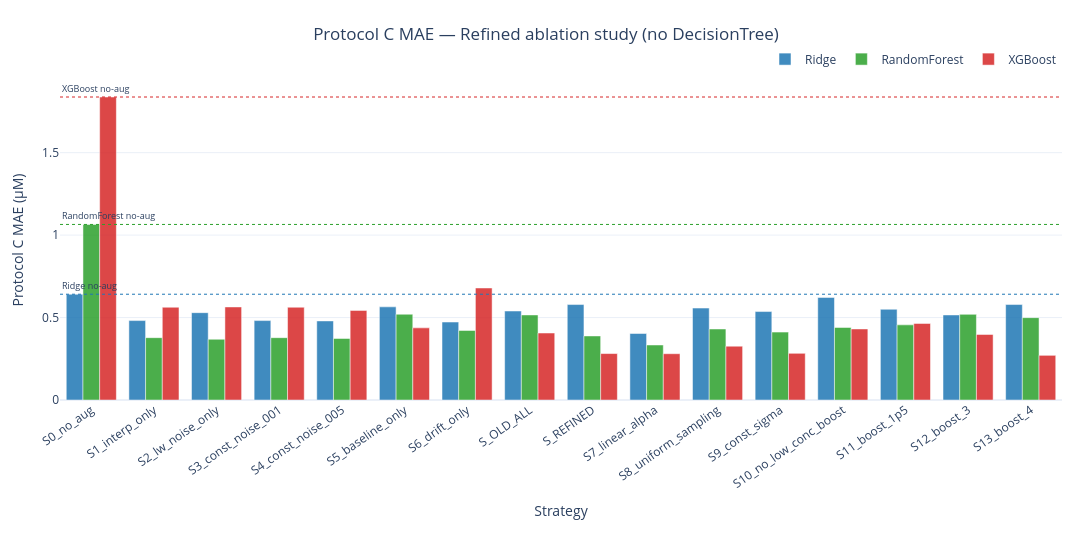

The notebook cell saved with this chart:
### Code cell
# Protocol C MAE bar chart
model_colors = {'Ridge': '#1f77b4', 'RandomForest': '#2ca02c', 'XGBoost': '#d62728'}

bar_fig = go.Figure()
for mn in ABLATION_MODELS:
    rows = (ablation_df[ablation_df['Model'] == mn]
            .set_index('Strategy').reindex(strategy_order).reset_index())
    bar_fig.add_trace(go.Bar(
        x=rows['Strategy'], y=rows['ProtC_MAE'],
        name=mn, marker_color=model_colors[mn], opacity=0.85,
        hovertemplate=f'{mn}<br>%{{x}}<br>MAE=%{{y:.4f}}<extra></extra>'))

# No-aug reference lines
for mn in ABLATION_MODELS:
    noaug_mae = ablation_df[
        (ablation_df['Strategy'] == 'S0_no_aug') &
        (ablation_df['Model'] == mn)]['ProtC_MAE'].iloc[0]
    bar_fig.add_hline(y=noaug_mae,
                      line=dict(color=model_colors[mn], dash='dot', width=1.0),
                      annotation_text=f'{mn} no-aug', annotation_position='top left',
                      annotation_font_size=9)

bar_fig.update_layout(
    barmode='group', height=560, width=1400, template=PLOTLY_TEMPLATE,
    title=dict(text='Protocol C MAE — Refined ablation study (no DecisionTree)',
               x=0.5, xanchor='center'),
    xaxis_title='Strategy', yaxis_title='Protocol C MAE (µM)',
    legend=dict(orientation='h', yanchor='bottom', y=1.02, xanchor='right', x=1.0),
    margin=dict(l=60, r=30, t=80, b=160))
bar_fig.update_xaxes(tickangle=-35)
bar_fig.show()

### Figure 1 — Plotly figure (JSON) as saved in the notebook; plotly's stock layout.template omitted (floating-point values rounded to 4 significant figures)
{"data": [{"hovertemplate": "Ridge<br>%{x}<br>MAE=%{y:.4f}<extra></extra>", "marker": {"color": "#1f77b4"}, "name": "Ridge", "opacity": 0.85, "type": "bar", "x": ["S0_no_aug", "S1_interp_only", "S2_lw_noise_only", "S3_const_noise_001", "S4_const_noise_005", "S5_baseline_only", "S6_drift_only", "S_OLD_ALL", "S_REFINED", "S7_linear_alpha", "S8_uniform_sampling", "S9_const_sigma", "S10_no_low_conc_boost", "S11_boost_1p5", "S12_boost_3", "S13_boost_4"], "y": [0.6414, 0.4816, 0.5296, 0.4816, 0.4796, 0.5649, 0.4728, 0.5397, 0.5788, 0.4032, 0.5575, 0.5364, 0.622, 0.5502, 0.5158, 0.5789]}, {"hovertemplate": "RandomForest<br>%{x}<br>MAE=%{y:.4f}<extra></extra>", "marker": {"color": "#2ca02c"}, "name": "RandomForest", "opacity": 0.85, "type": "bar", "x": ["S0_no_aug", "S1_interp_only", "S2_lw_noise_only", "S3_const_noise_001", "S4_const_noise_005", "S5_baseline_only", "S6_drift_only", "S_OLD_ALL", "S_REFINED", "S7_linear_alpha", "S8_uniform_sampling", "S9_const_sigma", "S10_no_low_conc_boost", "S11_boost_1p5", "S12_boost_3", "S13_boost_4"], "y": [1.065, 0.378, 0.3684, 0.378, 0.3731, 0.5201, 0.4217, 0.5159, 0.3884, 0.3336, 0.4306, 0.4117, 0.44, 0.4556, 0.5194, 0.4995]}, {"hovertemplate": "XGBoost<br>%{x}<br>MAE=%{y:.4f}<extra></extra>", "marker": {"color": "#d62728"}, "name": "XGBoost", "opacity": 0.85, "type": "bar", "x": ["S0_no_aug", "S1_interp_only", "S2_lw_noise_only", "S3_const_noise_001", "S4_const_noise_005", "S5_baseline_only", "S6_drift_only", "S_OLD_ALL", "S_REFINED", "S7_linear_alpha", "S8_uniform_sampling", "S9_const_sigma", "S10_no_low_conc_boost", "S11_boost_1p5", "S12_boost_3", "S13_boost_4"], "y": [1.837, 0.5625, 0.5644, 0.5625, 0.5433, 0.4375, 0.6794, 0.4061, 0.2816, 0.2807, 0.3265, 0.2832, 0.4309, 0.4643, 0.3974, 0.2709]}], "layout": {"annotations": [{"font": {"size": 9}, "showarrow": false, "text": "Ridge no-aug", "x": 0, "xanchor": "left", "xref": "x domain", "y": 0.6414, "yanchor": "bottom", "yref": "y"}, {"font": {"size": 9}, "showarrow": false, "text": "RandomForest no-aug", "x": 0, "xanchor": "left", "xref": "x domain", "y": 1.065, "yanchor": "bottom", "yref": "y"}, {"font": {"size": 9}, "showarrow": false, "text": "XGBoost no-aug", "x": 0, "xanchor": "left", "xref": "x domain", "y": 1.837, "yanchor": "bottom", "yref": "y"}], "barmode": "group", "height": 560, "legend": {"orientation": "h", "x": 1, "xanchor": "right", "y": 1.02, "yanchor": "bottom"}, "margin": {"b": 160, "l": 60, "r": 30, "t": 80}, "shapes": [{"line": {"color": "#1f77b4", "dash": "dot", "width": 1}, "type": "line", "x0": 0, "x1": 1, "xref": "x domain", "y0": 0.6414, "y1": 0.6414, "yref": "y"}, {"line": {"color": "#2ca02c", "dash": "dot", "width": 1}, "type": "line", "x0": 0, "x1": 1, "xref": "x domain", "y0": 1.065, "y1": 1.065, "yref": "y"}, {"line": {"color": "#d62728", "dash": "dot", "width": 1}, "type": "line", "x0": 0, "x1": 1, "xref": "x domain", "y0": 1.837, "y1": 1.837, "yref": "y"}], "title": {"text": "Protocol C MAE — Refined ablation study (no DecisionTree)", "x": 0.5, "xanchor": "center"}, "width": 1400, "xaxis": {"tickangle": -35, "title": {"text": "Strategy"}}, "yaxis": {"title": {"text": "Protocol C MAE (µM)"}}}}
